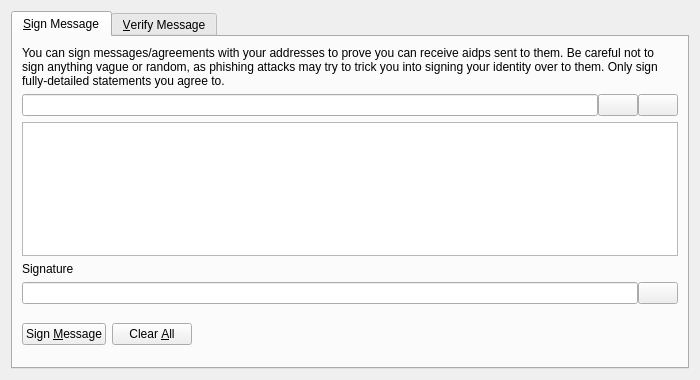
<?xml version="1.0" encoding="UTF-8"?>
<ui version="4.0">
 <class>SignVerifyMessageDialog</class>
 <widget class="QDialog" name="SignVerifyMessageDialog">
  <property name="geometry">
   <rect>
    <x>0</x>
    <y>0</y>
    <width>700</width>
    <height>380</height>
   </rect>
  </property>
  <property name="windowTitle">
   <string>Signatures - Sign / Verify a Message</string>
  </property>
  <property name="modal">
   <bool>true</bool>
  </property>
  <layout class="QVBoxLayout" name="verticalLayout">
   <item>
    <widget class="QTabWidget" name="tabWidget">
     <property name="currentIndex">
      <number>0</number>
     </property>
     <widget class="QWidget" name="tabSignMessage">
      <attribute name="title">
       <string>&amp;Sign Message</string>
      </attribute>
      <layout class="QVBoxLayout" name="verticalLayout_SM">
       <item>
        <widget class="QLabel" name="infoLabel_SM">
         <property name="text">
          <string>You can sign messages/agreements with your addresses to prove you can receive aidps sent to them. Be careful not to sign anything vague or random, as phishing attacks may try to trick you into signing your identity over to them. Only sign fully-detailed statements you agree to.</string>
         </property>
         <property name="textFormat">
          <enum>Qt::PlainText</enum>
         </property>
         <property name="wordWrap">
          <bool>true</bool>
         </property>
        </widget>
       </item>
       <item>
        <layout class="QHBoxLayout" name="horizontalLayout_1_SM">
         <property name="spacing">
          <number>0</number>
         </property>
         <item>
          <widget class="QValidatedLineEdit" name="addressIn_SM">
           <property name="toolTip">
            <string>The Aidp address to sign the message with</string>
           </property>
          </widget>
         </item>
         <item>
          <widget class="QPushButton" name="addressBookButton_SM">
           <property name="toolTip">
            <string>Choose previously used address</string>
           </property>
           <property name="text">
            <string/>
           </property>
           <property name="icon">
            <iconset resource="../aidp.qrc">
             <normaloff>:/icons/address-book</normaloff>:/icons/address-book</iconset>
           </property>
           <property name="shortcut">
            <string>Alt+A</string>
           </property>
           <property name="autoDefault">
            <bool>false</bool>
           </property>
          </widget>
         </item>
         <item>
          <widget class="QPushButton" name="pasteButton_SM">
           <property name="toolTip">
            <string>Paste address from clipboard</string>
           </property>
           <property name="text">
            <string/>
           </property>
           <property name="icon">
            <iconset resource="../aidp.qrc">
             <normaloff>:/icons/editpaste</normaloff>:/icons/editpaste</iconset>
           </property>
           <property name="shortcut">
            <string>Alt+P</string>
           </property>
           <property name="autoDefault">
            <bool>false</bool>
           </property>
          </widget>
         </item>
        </layout>
       </item>
       <item>
        <widget class="QPlainTextEdit" name="messageIn_SM">
         <property name="toolTip">
          <string>Enter the message you want to sign here</string>
         </property>
        </widget>
       </item>
       <item>
        <widget class="QLabel" name="signatureLabel_SM">
         <property name="text">
          <string>Signature</string>
         </property>
         <property name="textFormat">
          <enum>Qt::PlainText</enum>
         </property>
        </widget>
       </item>
       <item>
        <layout class="QHBoxLayout" name="horizontalLayout_2_SM">
         <property name="spacing">
          <number>0</number>
         </property>
         <item>
          <widget class="QLineEdit" name="signatureOut_SM">
           <property name="font">
            <font>
             <italic>true</italic>
            </font>
           </property>
           <property name="readOnly">
            <bool>true</bool>
           </property>
          </widget>
         </item>
         <item>
          <widget class="QPushButton" name="copySignatureButton_SM">
           <property name="toolTip">
            <string>Copy the current signature to the system clipboard</string>
           </property>
           <property name="text">
            <string/>
           </property>
           <property name="icon">
            <iconset resource="../aidp.qrc">
             <normaloff>:/icons/editcopy</normaloff>:/icons/editcopy</iconset>
           </property>
           <property name="autoDefault">
            <bool>false</bool>
           </property>
          </widget>
         </item>
        </layout>
       </item>
       <item>
        <layout class="QHBoxLayout" name="horizontalLayout_3_SM">
         <item>
          <widget class="QPushButton" name="signMessageButton_SM">
           <property name="toolTip">
            <string>Sign the message to prove you own this Aidp address</string>
           </property>
           <property name="text">
            <string>Sign &amp;Message</string>
           </property>
           <property name="icon">
            <iconset resource="../aidp.qrc">
             <normaloff>:/icons/edit</normaloff>:/icons/edit</iconset>
           </property>
           <property name="autoDefault">
            <bool>false</bool>
           </property>
          </widget>
         </item>
         <item>
          <widget class="QPushButton" name="clearButton_SM">
           <property name="toolTip">
            <string>Reset all sign message fields</string>
           </property>
           <property name="text">
            <string>Clear &amp;All</string>
           </property>
           <property name="icon">
            <iconset resource="../aidp.qrc">
             <normaloff>:/icons/remove</normaloff>:/icons/remove</iconset>
           </property>
           <property name="autoDefault">
            <bool>false</bool>
           </property>
          </widget>
         </item>
         <item>
          <spacer name="horizontalSpacer_1_SM">
           <property name="orientation">
            <enum>Qt::Horizontal</enum>
           </property>
           <property name="sizeHint" stdset="0">
            <size>
             <width>40</width>
             <height>48</height>
            </size>
           </property>
          </spacer>
         </item>
         <item>
          <widget class="QLabel" name="statusLabel_SM">
           <property name="font">
            <font>
             <weight>75</weight>
             <bold>true</bold>
            </font>
           </property>
           <property name="text">
            <string/>
           </property>
           <property name="wordWrap">
            <bool>true</bool>
           </property>
          </widget>
         </item>
         <item>
          <spacer name="horizontalSpacer_2_SM">
           <property name="orientation">
            <enum>Qt::Horizontal</enum>
           </property>
           <property name="sizeHint" stdset="0">
            <size>
             <width>40</width>
             <height>48</height>
            </size>
           </property>
          </spacer>
         </item>
        </layout>
       </item>
      </layout>
     </widget>
     <widget class="QWidget" name="tabVerifyMessage">
      <attribute name="title">
       <string>&amp;Verify Message</string>
      </attribute>
      <layout class="QVBoxLayout" name="verticalLayout_VM">
       <item>
        <widget class="QLabel" name="infoLabel_VM">
         <property name="text">
          <string>Enter the receiver's address, message (ensure you copy line breaks, spaces, tabs, etc. exactly) and signature below to verify the message. Be careful not to read more into the signature than what is in the signed message itself, to avoid being tricked by a man-in-the-middle attack. Note that this only proves the signing party receives with the address, it cannot prove sendership of any transaction!</string>
         </property>
         <property name="textFormat">
          <enum>Qt::PlainText</enum>
         </property>
         <property name="alignment">
          <set>Qt::AlignLeading|Qt::AlignLeft|Qt::AlignTop</set>
         </property>
         <property name="wordWrap">
          <bool>true</bool>
         </property>
        </widget>
       </item>
       <item>
        <layout class="QHBoxLayout" name="horizontalLayout_1_VM">
         <property name="spacing">
          <number>0</number>
         </property>
         <item>
          <widget class="QValidatedLineEdit" name="addressIn_VM">
           <property name="toolTip">
            <string>The Aidp address the message was signed with</string>
           </property>
          </widget>
         </item>
         <item>
          <widget class="QPushButton" name="addressBookButton_VM">
           <property name="toolTip">
            <string>Choose previously used address</string>
           </property>
           <property name="text">
            <string/>
           </property>
           <property name="icon">
            <iconset resource="../aidp.qrc">
             <normaloff>:/icons/address-book</normaloff>:/icons/address-book</iconset>
           </property>
           <property name="shortcut">
            <string>Alt+A</string>
           </property>
           <property name="autoDefault">
            <bool>false</bool>
           </property>
          </widget>
         </item>
        </layout>
       </item>
       <item>
        <widget class="QPlainTextEdit" name="messageIn_VM"/>
       </item>
       <item>
        <widget class="QValidatedLineEdit" name="signatureIn_VM"/>
       </item>
       <item>
        <layout class="QHBoxLayout" name="horizontalLayout_2_VM">
         <item>
          <widget class="QPushButton" name="verifyMessageButton_VM">
           <property name="toolTip">
            <string>Verify the message to ensure it was signed with the specified Aidp address</string>
           </property>
           <property name="text">
            <string>Verify &amp;Message</string>
           </property>
           <property name="icon">
            <iconset resource="../aidp.qrc">
             <normaloff>:/icons/transaction_0</normaloff>:/icons/transaction_0</iconset>
           </property>
           <property name="autoDefault">
            <bool>false</bool>
           </property>
          </widget>
         </item>
         <item>
          <widget class="QPushButton" name="clearButton_VM">
           <property name="toolTip">
            <string>Reset all verify message fields</string>
           </property>
           <property name="text">
            <string>Clear &amp;All</string>
           </property>
           <property name="icon">
            <iconset resource="../aidp.qrc">
             <normaloff>:/icons/remove</normaloff>:/icons/remove</iconset>
           </property>
           <property name="autoDefault">
            <bool>false</bool>
           </property>
          </widget>
         </item>
         <item>
          <spacer name="horizontalSpacer_1_VM">
           <property name="orientation">
            <enum>Qt::Horizontal</enum>
           </property>
           <property name="sizeHint" stdset="0">
            <size>
             <width>40</width>
             <height>48</height>
            </size>
           </property>
          </spacer>
         </item>
         <item>
          <widget class="QLabel" name="statusLabel_VM">
           <property name="font">
            <font>
             <weight>75</weight>
             <bold>true</bold>
            </font>
           </property>
           <property name="text">
            <string/>
           </property>
           <property name="wordWrap">
            <bool>true</bool>
           </property>
          </widget>
         </item>
         <item>
          <spacer name="horizontalSpacer_2_VM">
           <property name="orientation">
            <enum>Qt::Horizontal</enum>
           </property>
           <property name="sizeHint" stdset="0">
            <size>
             <width>40</width>
             <height>48</height>
            </size>
           </property>
          </spacer>
         </item>
        </layout>
       </item>
      </layout>
     </widget>
    </widget>
   </item>
  </layout>
 </widget>
 <customwidgets>
  <customwidget>
   <class>QValidatedLineEdit</class>
   <extends>QLineEdit</extends>
   <header>qvalidatedlineedit.h</header>
  </customwidget>
 </customwidgets>
 <resources>
  <include location="../aidp.qrc"/>
 </resources>
 <connections/>
</ui>
